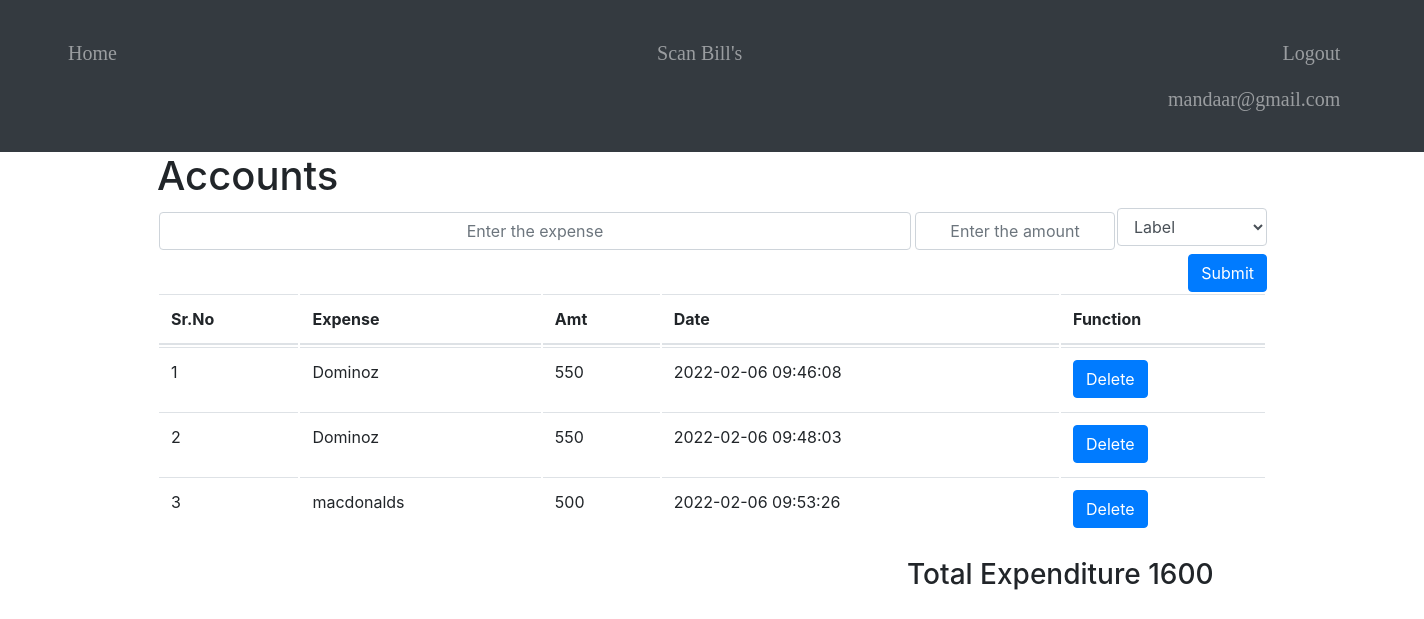
Page / (signed in) on the earlier database version.
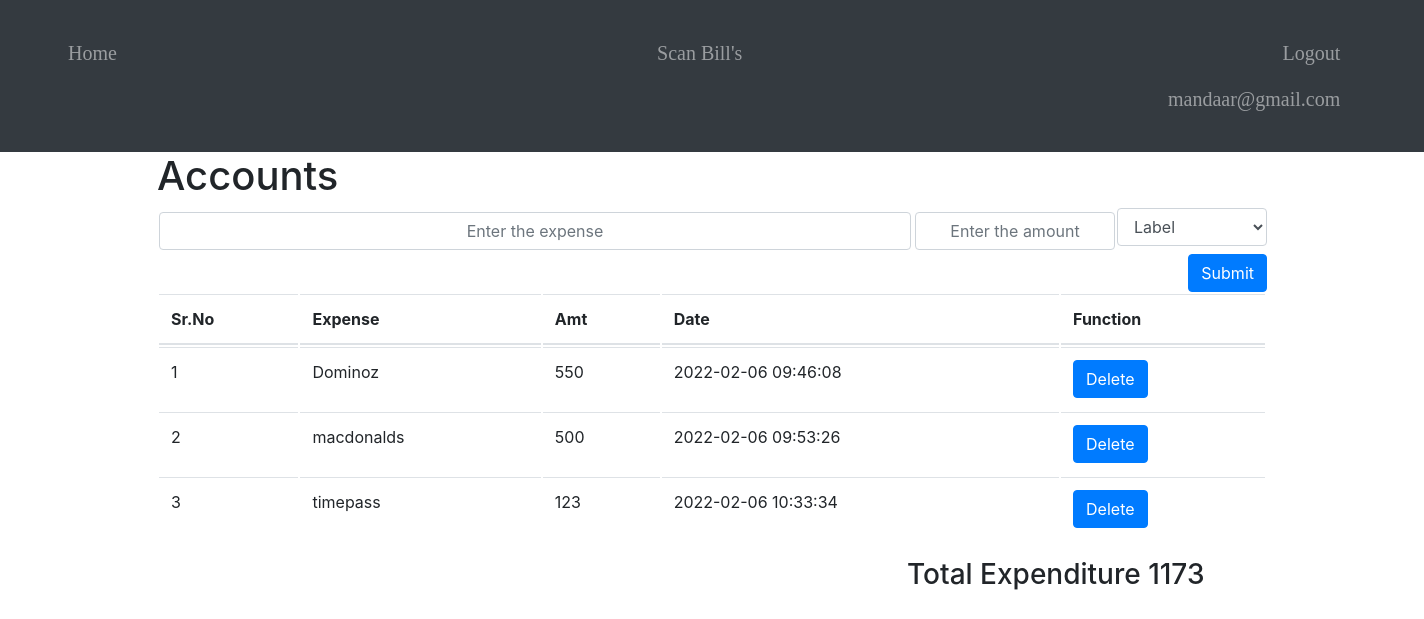
Same page on the later database version.
### website/models.py (models this page shows)
class User(db.Model, UserMixin):
    id = db.Column(db.Integer, primary_key=True)
    email = db.Column(db.String(100), unique=True)
    password = db.Column(db.String(100))
    first_name = db.Column(db.String(100))
    notes = db.relationship('Note')

class Note(db.Model):
    id = db.Column(db.Integer, primary_key=True)
    data = db.Column(db.String(100000))
    data_amt = db.Column(db.Integer())
    label = db.Column(db.String(100))
    date = db.Column(db.DateTime(timezone=True), server_default=func.now())
    user_id = db.Column(db.Integer, db.ForeignKey('user.id'))

### website/views.py (the view, shortened to what this page needs)
@views.route('/', methods=['GET', 'POST'])
@login_required
def home():
    return render_template("home.html", user=current_user, sum=sum_data_amt(current_user))

### website/__init__.py (called while the page is built)
def create_app():
    app = Flask(__name__)
    app.config['SECRET_KEY'] = 'thisissecretkey'
    app.config['SQLALCHEMY_DATABASE_URI'] = 'sqlite:///' + DB_NAME
    db.init_app(app)
    from .views import views
    from .auth import auth
    app.register_blueprint(views, url_prefix='/')
    app.register_blueprint(auth, url_prefix='/')
    from .models import User, Note
    create_db(app)
    login_manager = LoginManager()
    login_manager.login_view = 'auth.login'
    login_manager.init_app(app)
    @login_manager.user_loader
    def load_user(id):
        return User.query.get(int(id))
    return app

### website/views.py (called while the page is built)
def sum_data_amt(user):
    sum = 0
    for note in user.notes:
        sum += int(note.data_amt)
    return sum

### website/templates/home.html (shortened to what this page needs)
{% extends "base.html" %} {%block title %}Home{%endblock%} {%block content%}
<h1>Accounts</h1>
<form method="POST">
    <div style="display: flex;">
        <input name="note" id="note" class="form-control" placeholder="Enter the expense">
        <input name="amt" id="amt" style="width: 200px;" class="form-control" placeholder="Enter the amount">
        <select name="drop-down" class="form-control" style="width: 150px;">
        <option value="Misc" disabled selected >Label</option>
        </select>
    </div>
    <div align="right">
        <button type="submit" class="btn btn-primary">Submit</button>
    </div>
</form>
<table class="table table-hover">
    <thead>
        <tr>
            <th scope="col">Sr.No</th>
            <th scope="col">Expense</th>
            <th scope="col">Amt</th>
            <th scope="col">Date</th>
            <th scope="col">Function</th>
        </tr>
    </thead>
    <tbody>
        {% for note in user.notes %}
        <tr>
            <td></td>
            <td>{{note.data}}</td>
            <td>{{note.data_amt}}</td>
            <td>{{note.date}}</td>
            <form action="/delete" method="post">
                <td><button type="Submit" class="btn btn-primary">Delete</button></td>
            </form>
        </tr>
        {% endfor %}
    </tbody>
</table>
<h3 class="total_class">Total Expenditure {{sum}}</h3>
{% endblock %}

### website/templates/base.html (shortened to what this page needs)
<!DOCTYPE html>
<html>
<head>
    <link rel="stylesheet" href="https://stackpath.bootstrapcdn.com/bootstrap/4.4.1/css/bootstrap.min.css" />
    <link rel="stylesheet" href="https://stackpath.bootstrapcdn.com/font-awesome/4.7.0/css/font-awesome.min.css" />
</head>
<body>
    <nav class="navbar navbar-expand-lg navbar-dark bg-dark">
        <div class="collapse navbar-collapse" id="navbar">
            <div class="navbar-nav navbar">
                {% if user.is_authenticated %}
                <a class="nav-item nav-link home_class" id="home" href="/">Home</a>
                <a class="nav-item nav-link home_class" id="Ocr" href="/Ocr">Scan Bill's</a>
                <a class="nav-item nav-link home_class" id="logout" href="/logout">Logout</a>
                <a class="nav-item nav-link home_class  home_classs" id="Accounts">{{user.email}}</a> {% else %}
                <a class="nav-item nav-link home_class" id="login" href="/login">Login</a>
                <a class="nav-item nav-link home_class" id="signUp" href="/sign-up">Sign Up</a> {% endif %}
            </div>
        </div>
    </nav>
    <div class="container">{% block content %} {% endblock %}</div>
</body>
</html>

### website/templates/base.html (style rules this page uses)
.navbar { padding-top: 15px; padding-left: 30px; padding-bottom: 15px; font-size: 20px; font-family: Georgia, 'Times New Roman', Times, serif; }
.home_class { margin-right: 50px; }
.home_classs { margin-left: 1100px; }

### website/templates/home.html (style rules this page uses)
body { counter-reset: Serial; }
table { border-collapse: separate; }
input { background-color: #4CAF50; border: none; color: white; padding: 15px 32px; text-align: center; text-decoration: none; display: inline-block; font-size: 16px; margin: 4px 2px; cursor: pointer; }
tr td:first-child:before { counter-increment: Serial; content: counter(Serial); }
.total_class { margin-left: 750px; }

Differences in the rows shown:
removed Note: data "Dominoz", data_amt "550", date "2022-02-06 09:48:03"
added Note: data "timepass", data_amt "123", date "2022-02-06 10:33:34"
Other differences:
{{ sum }}: "1600" → "1173"
